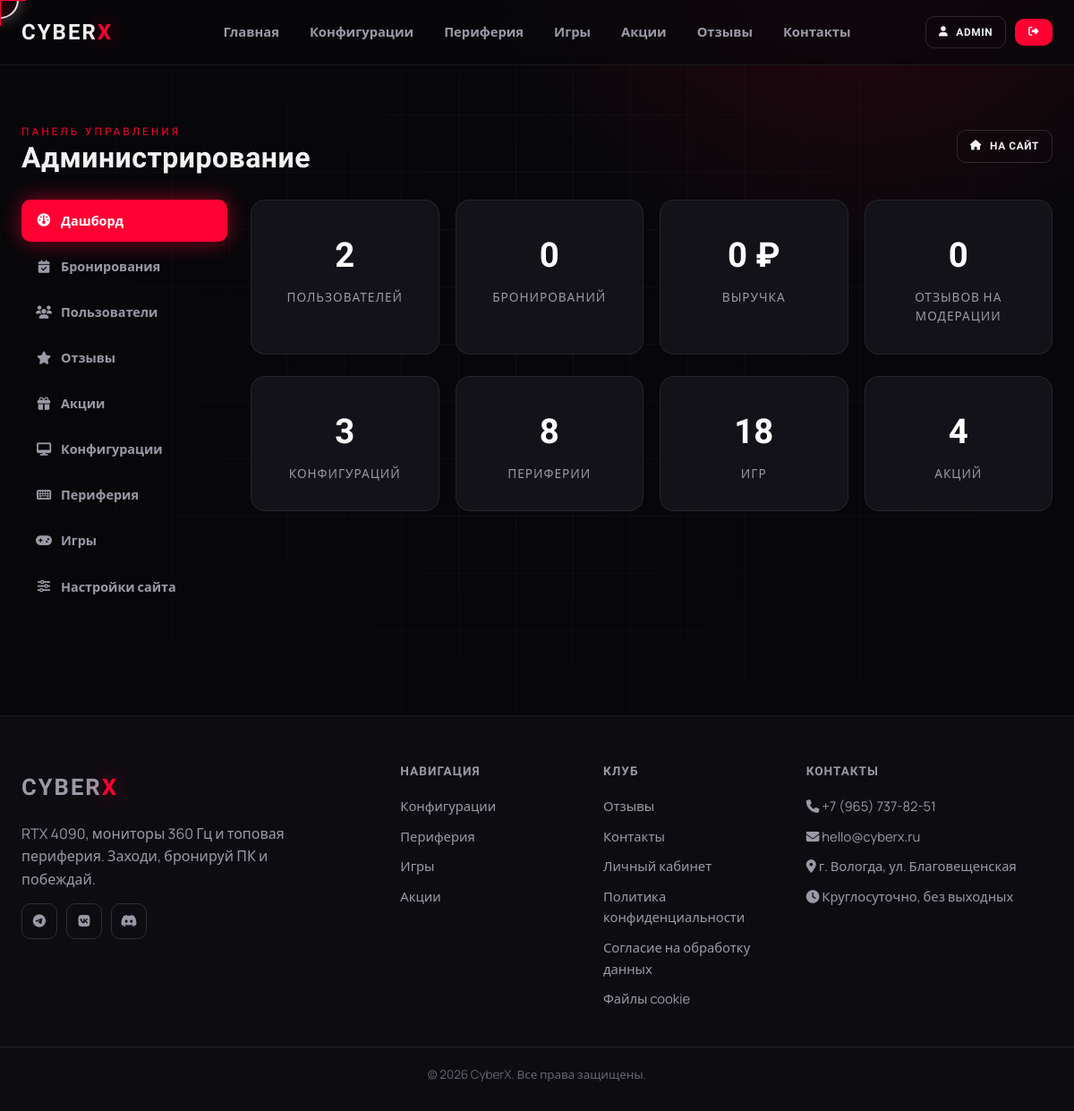
The page /admin (signed in) on the database its author committed.
### tables this page shows
CREATE TABLE settings (
    key   TEXT PRIMARY KEY,
    value TEXT
);

### app.py (the view)
@app.route("/admin")
@admin_required
def admin():
    db = get_db()
    tab = request.args.get("tab", "dashboard")
    stats = {
        "users":           db.execute("SELECT COUNT(*) c FROM users").fetchone()["c"],
        "bookings":        db.execute("SELECT COUNT(*) c FROM bookings").fetchone()["c"],
        "revenue":         db.execute("SELECT COALESCE(SUM(total),0) s FROM bookings").fetchone()["s"],
        "pending_reviews": db.execute("SELECT COUNT(*) c FROM reviews WHERE approved=0").fetchone()["c"],
        "configs":         db.execute("SELECT COUNT(*) c FROM configs").fetchone()["c"],
        "peripherals":     db.execute("SELECT COUNT(*) c FROM peripherals").fetchone()["c"],
        "games":           db.execute("SELECT COUNT(*) c FROM games").fetchone()["c"],
        "promos":          db.execute("SELECT COUNT(*) c FROM promotions").fetchone()["c"],
    }
    ctx = dict(
        active="admin", tab=tab, stats=stats,
        bookings=db.execute("SELECT b.*, u.username FROM bookings b JOIN users u ON u.id=b.user_id ORDER BY b.id DESC").fetchall(),
        users=db.execute("SELECT * FROM users ORDER BY id").fetchall(),
        all_reviews=db.execute("SELECT * FROM reviews ORDER BY approved, id DESC").fetchall(),
        all_promos=db.execute("SELECT * FROM promotions ORDER BY id").fetchall(),
        configs=db.execute("SELECT * FROM configs ORDER BY id").fetchall(),
        peripherals=db.execute("SELECT * FROM peripherals ORDER BY id").fetchall(),
        games=db.execute("SELECT * FROM games ORDER BY id").fetchall(),
        settings_rows=db.execute("SELECT key,value FROM settings ORDER BY key").fetchall(),
    )
    return render_template("admin.html", **ctx)

### app.py (called while the page is built, shortened)
def get_db():
    if "db" not in g:
        g.db = sqlite3.connect(DB_PATH)
        g.db.row_factory = sqlite3.Row          # доступ к колонкам по имени
        g.db.execute("PRAGMA foreign_keys = ON")
    return g.db

def load_settings():
    rows = get_db().execute("SELECT key,value FROM settings").fetchall()
    data = dict(DEFAULT_SETTINGS)
    data.update({r["key"]: r["value"] for r in rows})
    return data

@app.context_processor
def inject_globals():
    return {"settings": load_settings(), "current_year": datetime.now().year, "discount_levels": DISCOUNT_LEVELS}

def admin_required(view):
    @wraps(view)
    def wrapped(*a, **kw):
        if session.get("role") != "admin":
            abort(403)
        return view(*a, **kw)
    return wrapped

@app.after_request
def inject_running_line(response):
    if request.endpoint != "index":
        return response

@app.after_request
def inject_about_flip_cards(response):
    if request.endpoint != "index":
        return response

### templates/admin.html (shortened to what this page needs)
{% extends "base.html" %}
{% block content %}
<section class="section-sm">
  <div class="container">
    <div class="cab-head reveal">
      <div>
        <span class="text-red" style="font-family:var(--font-display);letter-spacing:3px;font-size:.74rem">ПАНЕЛЬ УПРАВЛЕНИЯ</span>
        <h2 style="font-size:2rem">Администрирование</h2>
      </div>
      <a href="{{ url_for('index') }}" class="btn btn-ghost btn-sm"><i class="fa-solid fa-house"></i> На сайт</a>
    </div>
    <div class="admin-layout">
      <nav class="admin-side reveal">
        {% set nav = [
          ('dashboard','fa-gauge','Дашборд'),('bookings','fa-calendar-check','Бронирования'),
          ('users','fa-users','Пользователи'),('reviews','fa-star','Отзывы'),
          ('promos','fa-gift','Акции'),('configs','fa-desktop','Конфигурации'),
          ('peripherals','fa-keyboard','Периферия'),('games','fa-gamepad','Игры'),
          ('settings','fa-sliders','Настройки сайта')
        ] %}
        {% for key, ic, name in nav %}
        <a href="?tab={{ key }}" data-tab="{{ key }}" class="{{ 'active' if tab==key }}"><i class="fa-solid {{ ic }}"></i> {{ name }}</a>
        {% endfor %}
      </nav>
      <div>
        <div class="admin-panel {{ 'active' if tab=='dashboard' }}" data-panel="dashboard">
          <div class="stats mb-2">
            <div class="stat"><div class="num text-red">{{ stats['users'] }}</div><div class="lbl">Пользователей</div></div>
            <div class="stat"><div class="num text-red">{{ stats['bookings'] }}</div><div class="lbl">Бронирований</div></div>
            <div class="stat"><div class="num text-red">{{ stats['revenue'] }} ₽</div><div class="lbl">Выручка</div></div>
            <div class="stat"><div class="num text-red">{{ stats['pending_reviews'] }}</div><div class="lbl">Отзывов на модерации</div></div>
          </div>
          <div class="stats">
            <div class="stat"><div class="num">{{ stats['configs'] }}</div><div class="lbl">Конфигураций</div></div>
            <div class="stat"><div class="num">{{ stats['peripherals'] }}</div><div class="lbl">Периферии</div></div>
            <div class="stat"><div class="num">{{ stats['games'] }}</div><div class="lbl">Игр</div></div>
            <div class="stat"><div class="num">{{ stats['promos'] }}</div><div class="lbl">Акций</div></div>
          </div>
        </div>
      </div>
    </div>
  </div>
</section>
{% endblock %}

### templates/base.html (shortened to what this page needs)
<!DOCTYPE html>
<html lang="ru">
<head>
  <link rel="stylesheet" href="https://cdnjs.cloudflare.com/ajax/libs/font-awesome/6.5.1/css/all.min.css">
  <link rel="stylesheet" href="{{ url_for('static', filename='css/style.css') }}">
</head>
<body{% if open_tab %} data-open-tab="{{ open_tab }}"{% endif %}>
  <div class="cursor-ring"></div>
  <header class="header">
    <div class="container nav">
      <a href="{{ url_for('index') }}" class="brand">CYBER<b>X</b></a>
      <nav class="nav-links">
        <a href="{{ url_for('index') }}"       class="{{ 'active' if active=='index' }}">Главная</a>
        <a href="{{ url_for('configs') }}"     class="{{ 'active' if active=='configs' }}">Конфигурации</a>
        <a href="{{ url_for('peripherals') }}" class="{{ 'active' if active=='peripherals' }}">Периферия</a>
        <a href="{{ url_for('games') }}"       class="{{ 'active' if active=='games' }}">Игры</a>
        <a href="{{ url_for('promotions') }}"  class="{{ 'active' if active=='promotions' }}">Акции</a>
        <a href="{{ url_for('reviews') }}"     class="{{ 'active' if active=='reviews' }}">Отзывы</a>
        <a href="{{ url_for('contacts') }}"    class="{{ 'active' if active=='contacts' }}">Контакты</a>
      </nav>
      <div class="nav-actions">
        {% if session.get('user_id') %}
          <a href="{{ url_for('admin' if session.get('role')=='admin' else 'cabinet') }}" class="btn btn-ghost btn-sm">
            <i class="fa-solid fa-user"></i> {{ session.get('username') }}
          </a>
          <a href="{{ url_for('logout') }}" class="btn btn-primary btn-sm"><i class="fa-solid fa-right-from-bracket"></i></a>
        {% else %}
          <a href="{{ url_for('login') }}" class="btn btn-white btn-sm"><i class="fa-solid fa-bolt"></i> Вход</a>
        {% endif %}
      </div>
    </div>
  </header>
  <main>
    {% block content %}{% endblock %}
  </main>
  <footer class="footer">
    <div class="container footer-grid">
      <div>
        <a href="{{ url_for('index') }}" class="brand">CYBER<b>X</b></a>
        <p style="color:var(--muted); margin-top:14px; max-width:300px;">{{ settings.hero_subtitle }}</p>
        <div class="socials">
          <a href="{{ settings.social_tg }}"  target="_blank" rel="noopener"><i class="fa-brands fa-telegram"></i></a>
          <a href="{{ settings.social_vk }}"  target="_blank" rel="noopener"><i class="fa-brands fa-vk"></i></a>
          <a href="{{ settings.social_dis }}" target="_blank" rel="noopener"><i class="fa-brands fa-discord"></i></a>
        </div>
      </div>
      <div>
        <h4>Навигация</h4>
        <a href="{{ url_for('configs') }}">Конфигурации</a>
        <a href="{{ url_for('peripherals') }}">Периферия</a>
        <a href="{{ url_for('games') }}">Игры</a>
        <a href="{{ url_for('promotions') }}">Акции</a>
      </div>
      <div>
        <h4>Клуб</h4>
        <a href="{{ url_for('reviews') }}">Отзывы</a>
        <a href="{{ url_for('contacts') }}">Контакты</a>
        <a href="{{ url_for('login') }}">Личный кабинет</a>
  <a href="{{ url_for('privacy') }}">Политика конфиденциальности</a>
  <a href="{{ url_for('personal_data') }}">Согласие на обработку данных</a>
  <a href="{{ url_for('cookies_policy') }}">Файлы cookie</a>
      </div>
      <div>
        <h4>Контакты</h4>
        <a href="tel:{{ settings.contact_phone }}"><i class="fa-solid fa-phone"></i> {{ settings.contact_phone }}</a>
        <a href="mailto:{{ settings.contact_email }}"><i class="fa-solid fa-envelope"></i> {{ settings.contact_email }}</a>
        <a><i class="fa-solid fa-location-dot"></i> {{ settings.contact_address }}</a>
        <a><i class="fa-solid fa-clock"></i> {{ settings.contact_hours }}</a>
      </div>
    </div>
    <div class="container footer-bottom">© {{ current_year }} {{ settings.site_title }}. Все права защищены.</div>
  </footer>
</body>
</html>

### rows shown on the page
settings: hero_subtitle "RTX 4090, мониторы 360 Гц и топовая периферия. Заходи, бронируй ПК и побеждай."
settings: contact_phone "+7 (965) 737-82-51"
settings: contact_email "hello@cyberx.ru"
settings: contact_address "г. Вологда, ул. Благовещенская"
settings: contact_hours "Круглосуточно, без выходных"
settings: site_title "CyberX"

### other values the page prints
{{ session.get('username') }} "ADMIN"
{{ name }} "Дашборд" "Бронирования" "Пользователи" "Отзывы" "Акции" "Конфигурации" "Периферия" "Игры" "Настройки сайта"
{{ stats['users'] }} "2"
{{ stats['bookings'] }} "0"
{{ stats['revenue'] }} "0"
{{ stats['pending_reviews'] }} "0"
{{ stats['configs'] }} "3"
{{ stats['peripherals'] }} "8"
{{ stats['games'] }} "18"
{{ stats['promos'] }} "4"
